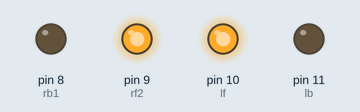
The sketch below on a simulated Arduino Uno, built with avr-gcc and run on an emulated ATmega328P. Parts: output pins drawn as LEDs (lit = HIGH).

Above: at 0.1 s.
Timing chart, 0 to 1.6 s (numbered marks = the images above):
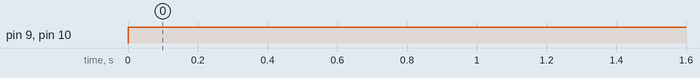

The sketch:

analog_robo.ino
```cpp
const int rb1 =8;
const int rf2 =9;
const int lf =10;
const int lb =11;
#define ls analogRead(0)
#define rs analogRead(4)
#define LOW 0
#define HIGH 1
void setup() {
  Serial.begin(9600);
   pinMode(lf,OUTPUT);
 pinMode(lb,OUTPUT);
 pinMode(rb1,OUTPUT);
 pinMode(rf2,OUTPUT);
}
void loop() {
  {
analogWrite(lf,255);
analogWrite(lb,0);
analogWrite(rb1,0);
analogWrite(rf2,255);
}
}
```

Measured:
- by itself, pin 9 (rf2), pin 10 (lf): LOW → HIGH at 0.00 s
